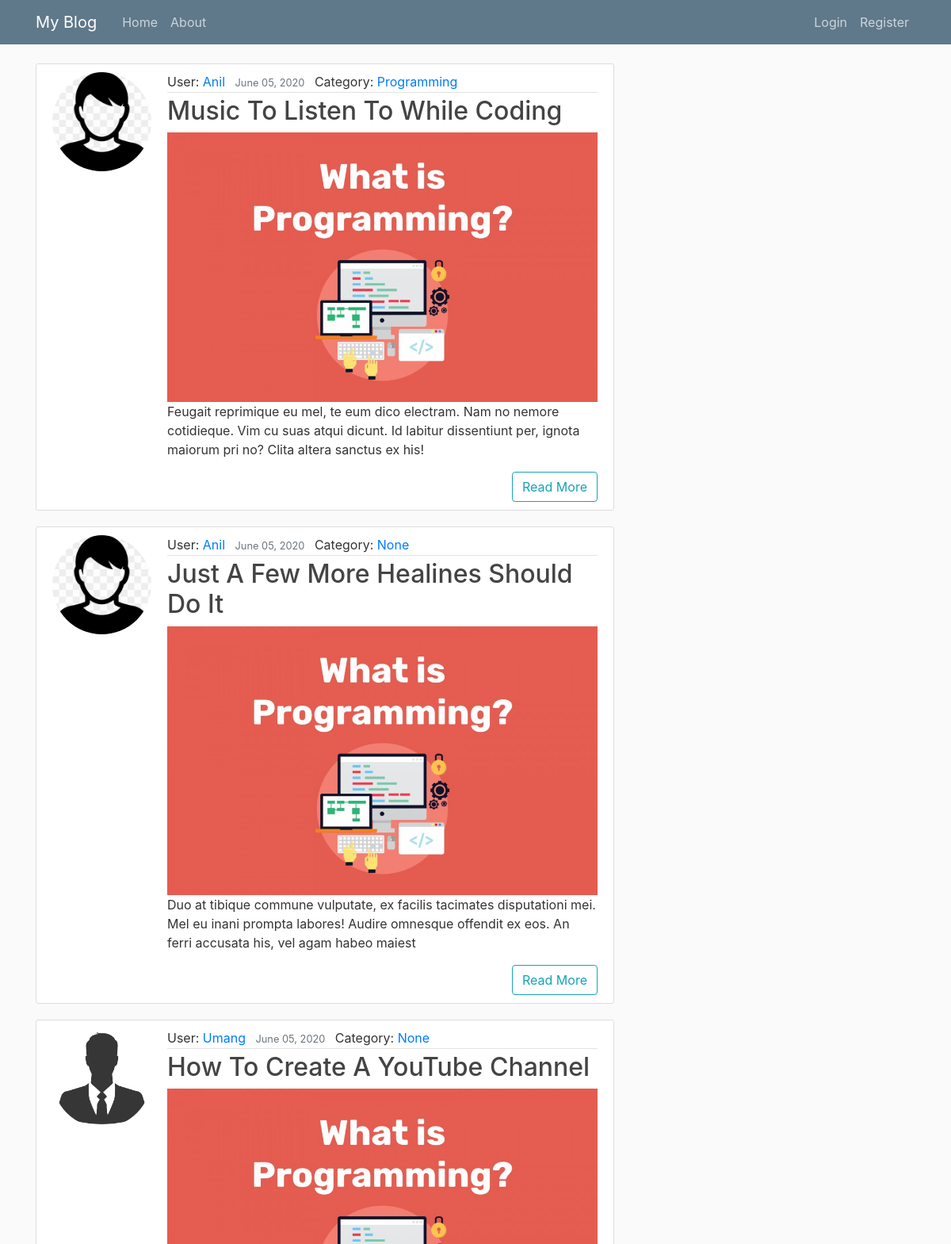
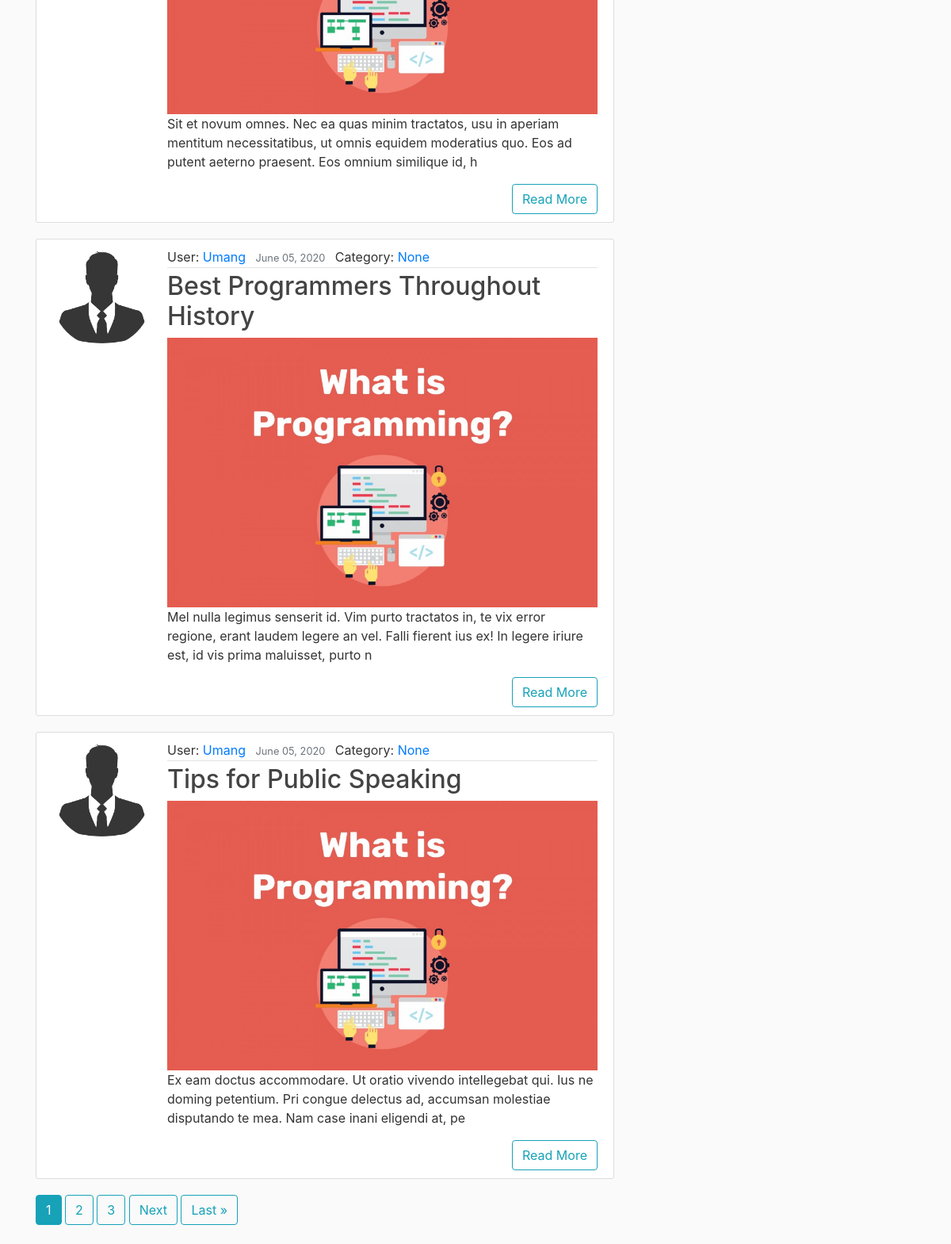
The page / on the database its author committed (2 pictures, top to bottom).
### blog/models.py (models this page shows, shortened)
class Post(models.Model):
    author = models.ForeignKey(User, on_delete = models.CASCADE)
    title = models.CharField(max_length = 100)
    content = models.TextField()
    date_posted = models.DateTimeField(default = timezone.now)
    image = models.ImageField(default = 'programming.jpg', upload_to = 'blog_pics')
    category = models.ForeignKey(Category, null = True, on_delete = models.SET_NULL)

class Profile(models.Model):
    user = models.OneToOneField(User, on_delete = models.CASCADE)
    image = models.ImageField(default= 'default.jpg', upload_to = 'profile_pics')

class Category(models.Model):
    name = models.CharField(max_length = 100)
    def __str__(self):
        return self.name

### blog/views.py (the view)
# urls.py: path('', PostListView.as_view(), name='blog-home'),
class PostListView(ListView):
    login_url = 'login'
    model = Post
    template_name = 'blog/home.html'
    paginate_by = 5
    def get_queryset(self):
        query = self.request.GET.get('search')
        if query:
            object_list = self.model.objects.filter(title__icontains=query).order_by('-date_posted')
        else:
            object_list = self.model.objects.all().order_by('-date_posted')
        return object_list

### blog/templates/blog/home.html (shortened to what this page needs)
{% extends 'blog/base.html' %}
{% block content %}
  {% include 'blog/post_list.html' %}
{% if is_paginated %}
      {% for num in page_obj.paginator.page_range %}
          {% if page_obj.number == num %}
          <a class="btn btn-info mb-4" href="?page={{ num }}" >{{ num }}</a>
          {% elif num > page_obj.number|add:'-3' and num < page_obj.number|add:'3' %}
            <a class="btn btn-outline-info mb-4" href="?page={{ num }}">{{ num }}</a>
          {% endif %}
      {% endfor %}
      {% if page_obj.has_next %}
            <a class="btn btn-outline-info mb-4" href="?page={{ page_obj.next_page_number }}">Next</a>
            <a class="btn btn-outline-info mb-4" href="?page={{ page_obj.paginator.num_pages }}">Last &raquo;</a>
        {% endif %}
{% endif %}
{% endblock %}

### blog/templates/blog/post_list.html
{% for post in object_list %}
<article class="media content-section">
  <img class="rounded-circle account-img" src="{{ post.author.profile.image.url }}">
    <div class="media-body">
      <div class="article-metadata">
        User: <a class="mr-2" href="{% url 'user-posts' post.author.username %}">{{ post.author | title }}</a>
        <small class="text-muted mr-2">{{ post.date_posted | date:"F d, Y" }}</small>
        Category: <a href="{% url  'category-posts' post.category %}" class="mr-2">{{post.category}}</a>
      </div>
      <h2><a class="article-title" href="{% url 'post-detail' post.id %}">{{ post.title }}</a></h2>
      <a href="{% url 'post-detail' post.id %}"><img src="{{ post.image.url }}" width = "100%"></a>
      <p class="article-content">{{ post.content | slice:":180" }}</p>
        <div class="text-right">
            <a href="{% url 'post-detail' post.id %}" class="btn btn-outline-info">Read More</a>
        </div>
    </div>
  </article>
{%endfor%}

### static/css/main.css (style rules this page uses)
body { background: #fafafa; color: #333333; margin-top: 5rem; }
h1, h2, h3, h4, h5, h6 { color: #444444; }
.content-section { background: #ffffff; padding: 10px 20px; border: 1px solid #dddddd; border-radius: 3px; margin-bottom: 20px; }
.article-title { color: #444444; }
.article-content { white-space: pre-line; }
.article-metadata { padding-bottom: 1px; margin-bottom: 4px; border-bottom: 1px solid #e3e3e3 }
.account-img { height: 125px; width: 125px; margin-right: 20px; margin-bottom: 16px; }

### rows shown on the page
Post: author.profile.image (picture), author "Anil", date_posted "June 05, 2020", category "Programming", title "Music To Listen To While Coding", image (picture), content "Feugait reprimique eu mel, te eum dico electram. Nam no nemore cotidieque. Vim cu suas atqui dicunt. Id labitur dissentiunt per, ignota maiorum pri no? Clita altera sanctus ex his!"
Post: author.profile.image (picture), author "Anil", date_posted "June 05, 2020", category "None", title "Just A Few More Healines Should Do It", image (picture), content "Duo at tibique commune vulputate, ex facilis tacimates disputationi mei. Mel eu inani prompta labores! Audire omnesque offendit ex eos. An ferri accusata his, vel agam habeo maiest"
Post: author.profile.image (placeholder picture), author "Umang", date_posted "June 05, 2020", category "None", title "How To Create A YouTube Channel", image (picture), content "Sit et novum omnes. Nec ea quas minim tractatos, usu in aperiam mentitum necessitatibus, ut omnis equidem moderatius quo. Eos ad putent aeterno praesent. Eos omnium similique id, h"
Post: author.profile.image (placeholder picture), author "Umang", date_posted "June 05, 2020", category "None", title "Best Programmers Throughout History", image (picture), content "Mel nulla legimus senserit id. Vim purto tractatos in, te vix error regione, erant laudem legere an vel. Falli fierent ius ex! In legere iriure est, id vis prima maluisset, purto n"
Post: author.profile.image (placeholder picture), author "Umang", date_posted "June 05, 2020", category "None", title "Tips for Public Speaking", image (picture), content "Ex eam doctus accommodare. Ut oratio vivendo intellegebat qui. Ius ne doming petentium. Pri congue delectus ad, accumsan molestiae disputando te mea. Nam case inani eligendi at, pe"

### other values the page prints
{{ num }} "1"
{{ num }} "2" "3"
